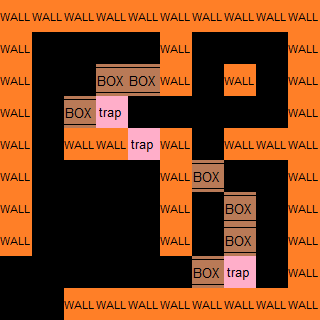

Below is a game level as drawn by its tile map, then a one-line description and the .tmx that defines it (tile-layer data replaced by summaries):
An orthogonal 10x10 tile map with 32x32 px tiles, 2 tile layers (Calque de Tile 1, meta), 2 tilesets.

<map version="1.0" orientation="orthogonal" width="10" height="10" tilewidth="32" tileheight="32">
 <tileset firstgid="1" name="min" tilewidth="32" tileheight="32">
  <image source="../tilesets/walls.png" width="256" height="192" />
 </tileset>
 <tileset firstgid="49" name="meta" tilewidth="32" tileheight="32">
  <image source="../tilesets/metaset2.png" width="128" height="96" />
 </tileset>
 <layer name="Calque de Tile 1" width="10" height="10">
  <data>[100 cells, 100 non-empty, 1 distinct tile ids]</data>
 </layer>
 <layer name="meta" width="10" height="10">
  <data>[100 cells, 54 non-empty, 3 distinct tile ids]</data>
 </layer>
</map>
